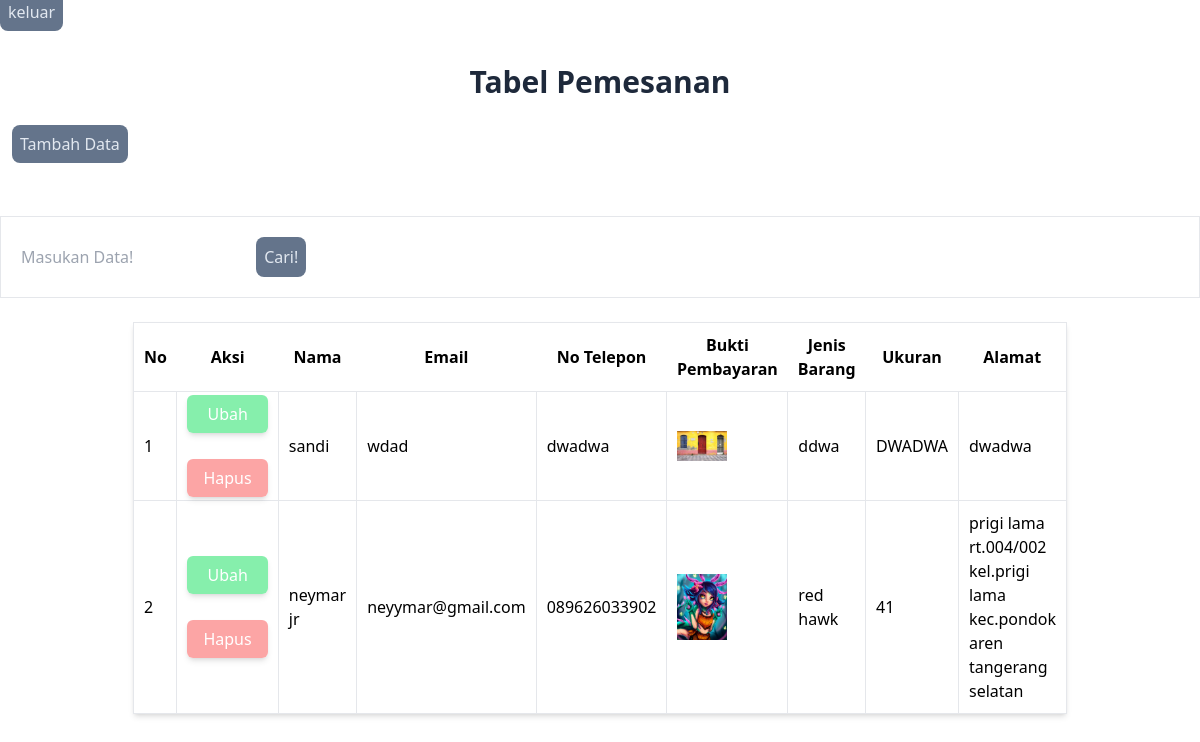
The app's page /index.php (signed in) with its own data.
### tables this page shows
CREATE TABLE `pemesanan` (
  `id` int(11) NOT NULL,
  `nama` varchar(200) NOT NULL,
  `email` varchar(200) NOT NULL,
  `telepon` varchar(200) NOT NULL,
  `foto` varchar(200) NOT NULL,
  `jenis` varchar(200) NOT NULL,
  `ukuran` varchar(200) NOT NULL,
  `alamat` varchar(200) NOT NULL
);

### functions.php (called while the page is built, shortened)
<?php
$conn = mysqli_connect("localhost", "root", "", "sneakers");
function query($query)
{
    global $conn;
    $result = mysqli_query($conn, $query);
    $rows = [];
    while ($row = mysqli_fetch_assoc($result)) {
        $rows[] = $row;
    }
    return $rows;
}
?>

### index.php (the view, shortened to what this page needs)
<?php
require 'functions.php';
$pemesanan = query("SELECT * FROM pemesanan ORDER BY id DESC");
?>
<!DOCTYPE html>
<html lang="en">
<head>
    <script src="https://cdn.tailwindcss.com"></script>
</head>
<body class="">
    <a href="logout.php" class="text-slate-200 p-2 bg-slate-500 rounded-lg">keluar</a>
    <h1 class="text-3xl font-bold text-center text-slate-800 pt-10">Tabel Pemesanan</h1>
    <div class="mt-5 p-3 ">
        <a href="tambah.php" class="p-2 text-md text-slate-200 bg-slate-500 rounded-lg ">Tambah Data</a>
    </div>
    <br><br>
    <form action="" method="post" class="p-5 border">
        <input type="text" name="keyword" autofocus placeholder="Masukan Data!" autocomplete="off">
        <button type="submit" name="cari" class="text-slate-200 bg-slate-500 p-2 rounded-lg">Cari!</button>
    </form>
    <br>
    <table border="1" cellspacing="0" cellpadding="10" class="border shadow-md mx-auto w-2/3">
        <tr class="border">
            <th>No</th>
            <th>Aksi</th>
            <th>Nama</th>
            <th>Email</th>
            <th>No Telepon</th>
            <th>Bukti Pembayaran</th>
            <th>Jenis Barang</th>
            <th>Ukuran</th>
            <th>Alamat</th>
        </tr>
        <?php $i = 1; ?>
        <?php foreach ($pemesanan as $row): ?>
            <tr>
                <td class="border">
                    <?= $i; ?>
                </td>
                <td class="border">
                    <a href=" ubah.php?id=<?= $row["id"]; ?>" onclick="return confirm('yakin ubah?');"
                        class="bg-green-300 p-2 px-5 rounded-md text-white shadow-md hover:opacity-75 duration-300">Ubah</a>
                    <div class="p-5"></div>
                    <a href="hapus.php?id=<?= $row["id"]; ?>" onclick="return confirm('yakin hapus?');"
                        class="bg-red-300 p-2 px-4 rounded-md text-white shadow-md hover:opacity-75 duration-300">Hapus</a>
                </td>
                <td class="border">
                    <?= $row["nama"]; ?>
                </td>
                <td class=" border">
                    <?= $row["email"]; ?>
                </td>
                <td class="border">
                    <?= $row["telepon"]; ?>
                </td>
                <td class=" border"><img src="img/<?= $row["foto"]; ?>" width="50"></td>
                <td class="border">
                    <?= $row["jenis"]; ?>
                </td>
                <td class=" border">
                    <?= strtoupper($row["ukuran"]); ?>
                </td>
                <td class="border">
                    <?= $row["alamat"]; ?>
                </td>
            </tr>
            <?php $i++; ?>
        <?php endforeach ?>
    </table>
</body>
</html>

### records on screen
pemesanan: nama "sandi", email "wdad", telepon "dwadwa", foto (picture), jenis "ddwa", ukuran "DWADWA", alamat "dwadwa"
pemesanan: nama "neymar jr", email "neyymar@gmail.com", telepon "089626033902", foto (picture), jenis "red hawk", ukuran "41", alamat "prigi lama rt.004/002 kel.prigi lama kec.pondok aren tangerang selatan"
